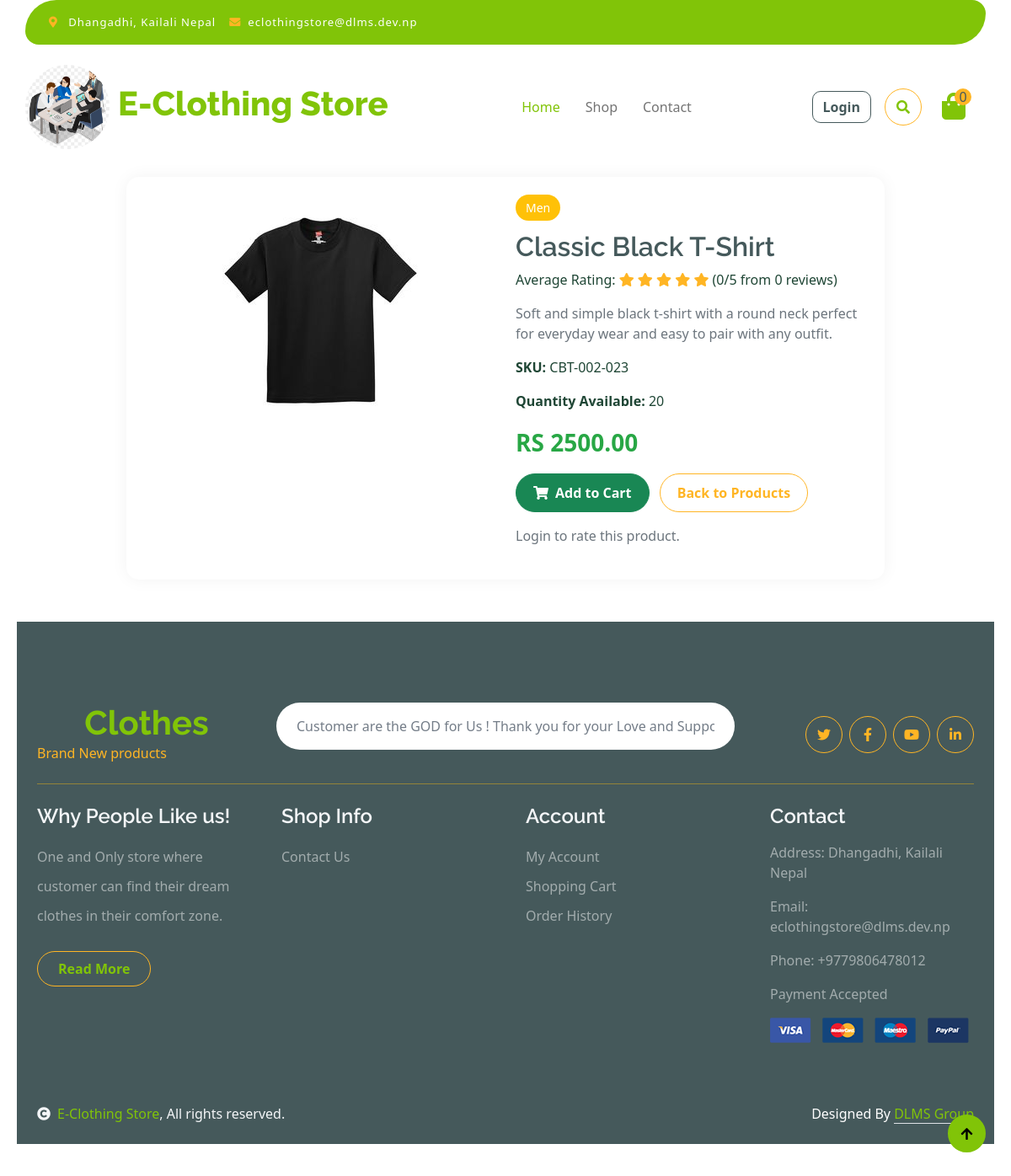
Page /user/product_details.php?id=2 on the committed database.
### tables this page shows
CREATE TABLE `store_settings` (
  `id` int(11) NOT NULL,
  `store_name` varchar(255) NOT NULL,
  `store_logo` varchar(255) DEFAULT NULL,
  `contact_number` varchar(50) DEFAULT NULL,
  `store_email` varchar(255) DEFAULT NULL,
  `store_address` varchar(255) DEFAULT NULL,
  `store_information` text DEFAULT NULL,
  `established_date` varchar(50) DEFAULT NULL
);

CREATE TABLE `product` (
  `id` int(11) NOT NULL,
  `name` varchar(100) DEFAULT NULL,
  `description` text DEFAULT NULL,
  `price` decimal(10,2) DEFAULT NULL,
  `quantity` int(11) DEFAULT NULL,
  `sku` varchar(100) DEFAULT NULL,
  `category_id` int(11) DEFAULT NULL,
  `image` varchar(255) DEFAULT NULL,
  `created_at` datetime DEFAULT current_timestamp(),
  `deleted_at` datetime DEFAULT NULL
);

CREATE TABLE `category` (
  `id` int(11) NOT NULL,
  `name` varchar(100) DEFAULT NULL,
  `description` text DEFAULT NULL,
  `created_at` datetime DEFAULT current_timestamp(),
  `deleted_at` datetime DEFAULT NULL
);

### user/product_details.php (the view, shortened to what this page needs)
<?php
$con = mysqli_connect("localhost", "root", "", "E_Clothing_Store");
$product = null;
if (isset($_GET['id'])) {
    $id = intval($_GET['id']);
    $sql = "SELECT p.*, c.name AS category_name
            FROM product p
            LEFT JOIN category c ON p.category_id = c.id
            WHERE p.id = $id";
    $result = mysqli_query($con, $sql);
    if ($row = mysqli_fetch_assoc($result)) {
        $product = $row;
        $rating_sql = "SELECT AVG(rating) AS avg_rating, COUNT(*) AS total_reviews
                       FROM product_ratings
                       WHERE product_id = $id";
        $rating_result = mysqli_query($con, $rating_sql);
        $rating_data = mysqli_fetch_assoc($rating_result);
        $avg_rating = round($rating_data['avg_rating'], 1);
        $total_reviews = $rating_data['total_reviews'];
    }
}
?>
<?php include("includes/header.php"); ?>
<br><br><br><br><br>
<div class="container product-container p-4">
    <?php if ($product): ?>
        <div class="row">
            <div class="col-md-6 text-center">
                <img src="../assets/images/<?php echo htmlspecialchars($product['image']); ?>" alt="<?php echo htmlspecialchars($product['name']); ?>" class="img-fluid product-image rounded">
            </div>
            <div class="col-md-6">
                <span class="category-badge"><?php echo htmlspecialchars($product['category_name']); ?></span>
                <h2 class="mt-3"><?php echo htmlspecialchars($product['name']); ?></h2>
                <p class="mt-2">
                    Average Rating:
                    <?php for ($i = 1; $i <= 5; $i++): ?>
                        <i class="fas fa-star <?= $i <= round($avg_rating) ? 'text-warning' : 'text-secondary'; ?>"></i>
                    <?php endfor; ?>
                    (<?= $avg_rating; ?>/5 from <?= $total_reviews; ?> reviews)
                </p>
                <p class="text-muted"><?php echo htmlspecialchars($product['description']); ?></p>
                <p><strong>SKU:</strong> <?php echo htmlspecialchars($product['sku']); ?></p>
                <p><strong>Quantity Available:</strong> <?php echo htmlspecialchars($product['quantity']); ?></p>
                <p class="price-tag">RS <?php echo htmlspecialchars($product['price']); ?></p>
                <a href="add_to_cart.php?id=<?php echo $product['id']; ?>" class="btn btn-success btn-style">
                    <i class="fa fa-shopping-cart me-2"></i>Add to Cart
                </a>
                <a href="../index.php" class="btn btn-outline-secondary btn-style ms-2">Back to Products</a>
                <?php if (isset($_SESSION['user_id'])): ?>
                    <hr>
                    <h5>Rate this product</h5>
                    <form action="submit_rating.php" method="POST">
                        <input type="hidden" name="product_id" value="<?= $product['id']; ?>">
                        <div class="star-rating">
                            <?php for ($i = 5; $i >= 1; $i--): ?>
                                <input type="radio" name="rating" id="star<?= $i; ?>" value="<?= $i; ?>" required>
                                <label for="star<?= $i; ?>">★</label>
                            <?php endfor; ?>
                        </div>
                        <textarea name="review" rows="3" class="form-control mt-2" placeholder="Write your review (optional)"></textarea>
                        <button type="submit" class="btn btn-primary mt-2">Submit Rating</button>
                    </form>
                <?php else: ?>
                    <p class="mt-3 text-muted">Login to rate this product.</p>
                <?php endif; ?>
            </div>
        </div>
    <?php endif; ?>
</div>
<?php include("includes/footer.php"); ?>

### user/includes/header.php (shortened to what this page needs)
<?php
$con = mysqli_connect("localhost", "root", "", "E_Clothing_Store");
$storeName = "E-Clothing Store";
$storeAddress = "Dhangadhi,Kailali Nepal";
$storeEmail = "eclothingstore@dlms.dev.np";
$storeLogo = "";
$sql = "SELECT * FROM store_settings LIMIT 1";
$res = mysqli_query($con, $sql);
if ($row = mysqli_fetch_assoc($res)) {
    $storeName = $row['store_name'];
    $storeAddress = $row['store_address'];
    $storeEmail = $row['store_email'];
    $storeContact = $row['contact_number'];
    $storeLogo = $row['store_logo'];
}
?>
<!DOCTYPE html>
<html lang="en">
<head>
    <link rel="stylesheet" href="https://use.fontawesome.com/releases/v5.15.4/css/all.css"/>
    <link href="https://cdn.jsdelivr.net/npm/bootstrap-icons@1.4.1/font/bootstrap-icons.css" rel="stylesheet">
    <link href="../design-assets/lib/lightbox/css/lightbox.min.css" rel="stylesheet">
    <link href="../design-assets/lib/owlcarousel/assets/owl.carousel.min.css" rel="stylesheet">
    <link href="../design-assets/css/bootstrap.min.css" rel="stylesheet">
    <link href="../design-assets/css/product_details.css" rel="stylesheet">
    <link href="../design-assets/css/order_success.css" rel="stylesheet">
    <link href="../design-assets/css/myorder.css" rel="stylesheet">
    <link href="../design-assets/css/style.css" rel="stylesheet">
</head>
<body>
<div class="container-fluid fixed-top">
    <div class="container topbar bg-primary d-none d-lg-block">
        <div class="d-flex justify-content-between">
            <div class="top-info ps-2">
                <small class="me-3"><i class="fas fa-map-marker-alt me-2 text-secondary"></i> <a href="#" class="text-white"><?php echo htmlspecialchars($storeAddress); ?></a></small>
                <small class="me-3"><i class="fas fa-envelope me-2 text-secondary"></i><a href="#" class="text-white"><?php echo htmlspecialchars($storeEmail); ?></a></small>
            </div>
        </div>
    </div><br>
    <div class="container px-0">
        <nav class="navbar navbar-light bg-white navbar-expand-xl">
            <a href="./../index.php" class="navbar-brand d-flex align-items-center">
                <?php if (!empty($storeLogo)): ?>
                    <img src="./../assets/images/<?php echo htmlspecialchars($storeLogo); ?>" alt="Logo" style="height: 100px; margin-right: 10px; border-radius: 50%;">
                <?php endif; ?>
                <div>
                    <h2 class="text-primary display-6"><?php echo htmlspecialchars($storeName); ?></h2>
                </div>
            </a>
            <div class="collapse navbar-collapse bg-white" id="navbarCollapse">
                <div class="navbar-nav mx-auto">
                    <a href="./../index.php" class="nav-item nav-link active">Home</a>
                    <a href="./our_shop.php" class="nav-item nav-link">Shop</a>
                    <a href="./contact.php" class="nav-item nav-link">Contact</a>
                </div>
                        <div class="d-flex align-items-center gap-3">
                            <?php if (!isset($_SESSION['user_id'])): ?>
                                <a href="./Userlogin.php" class="btn btn-outline-dark">Login</a>
                            <?php else: ?>
                                <span class="text-dark fw-bold">Welcome,
                                    <?= htmlspecialchars($_SESSION['user_name']); ?></span>
                                <a href="./logout.php" class="btn btn-danger">Logout</a>
                            <?php endif; ?>
                        </div>
                    <div class="d-flex m-3 me-0">
                        <button class="btn-search btn border border-secondary btn-md-square rounded-circle bg-white me-4" data-bs-toggle="modal" data-bs-target="#searchModal"><i class="fas fa-search text-primary"></i></button>
                        <a href="./cart.php" class="position-relative me-4 my-auto">
                        <i class="fa fa-shopping-bag fa-2x"></i>
                        <span class="position-absolute bg-secondary rounded-circle d-flex align-items-center justify-content-center text-dark px-1" style="top: -5px; left: 15px; height: 20px; min-width: 20px;"> <?php echo isset($cartCount) ? $cartCount : 0; ?></span>
                    </a>
                </div>
            </div>
        </nav>
    </div>
</div>

### user/includes/footer.php (shortened to what this page needs)
<div class="container-fluid bg-dark text-white-50 footer pt-5 mt-5">
    <div class="container py-5">
        <div class="pb-4 mb-4" style="border-bottom: 1px solid rgba(226, 175, 24, 0.5);">
            <div class="row g-4">
                <div class="col-lg-3">
                    <a href="#">
                        <h1 class="text-primary mb-0">Clothes</h1>
                        <p class="text-secondary mb-0">Brand New products</p>
                    </a>
                </div>
                <div class="col-lg-6">
                    <div class="position-relative mx-auto">
                        <input class="form-control border-0 w-100 py-3 px-4 rounded-pill text-center fw-semibold"
                            type="text" value="Customer are the GOD for Us ! Thank you for your Love and Support !!"
                            readonly style="background-color: white; cursor: default;">
                    </div>
                </div>
                <div class="col-lg-3">
                    <div class="d-flex justify-content-end pt-3">
                        <a class="btn btn-outline-secondary me-2 btn-md-square rounded-circle" href="#"><i
                                class="fab fa-twitter"></i></a>
                        <a class="btn btn-outline-secondary me-2 btn-md-square rounded-circle" href="#"><i
                                class="fab fa-facebook-f"></i></a>
                        <a class="btn btn-outline-secondary me-2 btn-md-square rounded-circle" href="#"><i
                                class="fab fa-youtube"></i></a>
                        <a class="btn btn-outline-secondary btn-md-square rounded-circle" href="#"><i
                                class="fab fa-linkedin-in"></i></a>
                    </div>
                </div>
            </div>
        </div>
        <div class="row g-5">
            <div class="col-lg-3 col-md-6">
                <div class="footer-item">
                    <h4 class="text-light mb-3">Why People Like us!</h4>
                    <p class="mb-4">One and Only store where customer can find their dream clothes in their comfort
                        zone.</p>
                    <a href="#" class="btn border-secondary py-2 px-4 rounded-pill text-primary">Read More</a>
                </div>
            </div>
            <div class="col-lg-3 col-md-6">
                <div class="d-flex flex-column text-start footer-item">
                    <h4 class="text-light mb-3">Shop Info</h4>
                    <a class="btn-link" href="contact.php">Contact Us</a>
                </div>
            </div>
            <div class="col-lg-3 col-md-6">
                <div class="d-flex flex-column text-start footer-item">
                    <h4 class="text-light mb-3">Account</h4>
                    <a class="btn-link" href="./myaccount.php">My Account</a>
                    <a class="btn-link" href="./cart.php">Shopping Cart</a>
                    <a class="btn-link" href="./myorders.php">Order History</a>
                </div>
            </div>
            <div class="col-lg-3 col-md-6">
                <div class="footer-item">
                    <h4 class="text-light mb-3">Contact</h4>
                    <p>Address: <?php echo htmlspecialchars($storeAddress); ?></p>
                    <p>Email: <?php echo htmlspecialchars($storeEmail); ?></p>
                    <p>Phone: <?php echo htmlspecialchars($storeContact); ?></p>
                    <p>Payment Accepted</p>
                    <img src="../assets/images/payment.png" class="img-fluid" alt="Payment Methods">
                </div>
            </div>
        </div>
    </div>
</div>
<div class="container-fluid copyright bg-dark py-4">
    <div class="container">
        <div class="row">
            <div class="col-md-6 text-center text-md-start mb-3 mb-md-0">
                <span class="text-light">
                    <a href="#"><i
                            class="fas fa-copyright text-light me-2"></i><?php echo htmlspecialchars($storeName); ?></a>,
                    All rights reserved.
                </span>
            </div>
            <div class="col-md-6 my-auto text-center text-md-end text-white">
                Designed By <a class="border-bottom" href="#">DLMS Group</a>
            </div>
        </div>
    </div>
</div>
<a href="#" class="btn btn-primary border-3 border-primary rounded-circle back-to-top"><i
        class="fa fa-arrow-up"></i></a>

### design-assets/css/product_details.css (style rules this page uses)
body { font-family: 'Segoe UI', sans-serif; background-color: #f8f9fa; }
.product-container { max-width: 900px; margin: 50px auto; background: #fff; border-radius: 15px; box-shadow: 0 0 20px rgba(0, 0, 0, 0.05); overflow: hidden; }
.product-image { max-height: 100%; object-fit: contain; cursor: pointer; transition: transform 0.3s ease, box-shadow 0.3s ease; }
.category-badge { background-color: #ffc107; color: white; padding: 6px 12px; border-radius: 20px; font-size: 14px; }
.price-tag { font-size: 28px; font-weight: bold; color: #28a745; }
.btn-style { padding: 10px 20px; border-radius: 50px; transition: all 0.3s ease; }

### design-assets/css/order_success.css (style rules this page uses)
body { margin: 0; padding: 0; background: #fff; font-family: 'Arial', sans-serif; color: #212529; min-height: 100vh; }

### design-assets/css/myorder.css (style rules this page uses)
body { background-color: #fff; font-family: 'Segoe UI', Tahoma, Geneva, Verdana, sans-serif; padding: 40px 20px; color: #1f4635; }
h1 { font-weight: 700; color: #2e7031; margin-bottom: 2rem; text-align: center; }

### design-assets/css/style.css (style rules this page uses)
.back-to-top { position: fixed; right: 30px; bottom: 30px; display: flex; width: 45px; height: 45px; align-items: center; justify-content: center; transition: 0.5s; z-index: 99; }
.btn { font-weight: 600; transition: .5s; }
.btn-md-square { width: 44px; height: 44px; }
.btn-square, .btn-sm-square, .btn-md-square, .btn-lg-square { padding: 0; display: flex; align-items: center; justify-content: center; font-weight: normal; }
.btn.border-secondary { transition: 0.5s; }
.fixed-top { transition: 0.5s; background: var(--bs-white); border: 0; }
.topbar { padding: 20px; border-radius: 230px 100px; }
.topbar .top-info { font-size: 15px; line-height: 0; letter-spacing: 1px; display: flex; align-items: center; }
.navbar .navbar-nav .nav-link { padding: 10px 15px; font-size: 16px; transition: .5s; }
.navbar { height: 100px; border-bottom: 1px solid rgba(255, 255, 255, .1); }
.navbar .navbar-nav .nav-link:hover, .navbar .navbar-nav .nav-link.active, .fixed-top.bg-white .navbar .navbar-nav .nav-link:hover, .fixed-top.bg-white .navbar .navbar-nav .nav-link.active { color: var(--bs-primary); }
.footer .footer-item .btn-link { line-height: 35px; color: rgba(255, 255, 255, .5); transition: 0.5s; }
.footer .footer-item p.mb-4 { line-height: 35px; }

### rows in the picture
store_settings: store_address "Dhangadhi, Kailali Nepal", store_email "eclothingstore@dlms.dev.np", store_logo (picture), store_name "E-Clothing Store", contact_number "+9779806478012"
product: image (picture), category.name "Men", name "Classic Black T-Shirt", description "Soft and simple black t-shirt with a round neck perfect for everyday wear and easy to pair with any outfit.", sku "CBT-002-023", quantity "20", price "2500.00"

### other values in the picture
$avg_rating "0"
$total_reviews "0"
